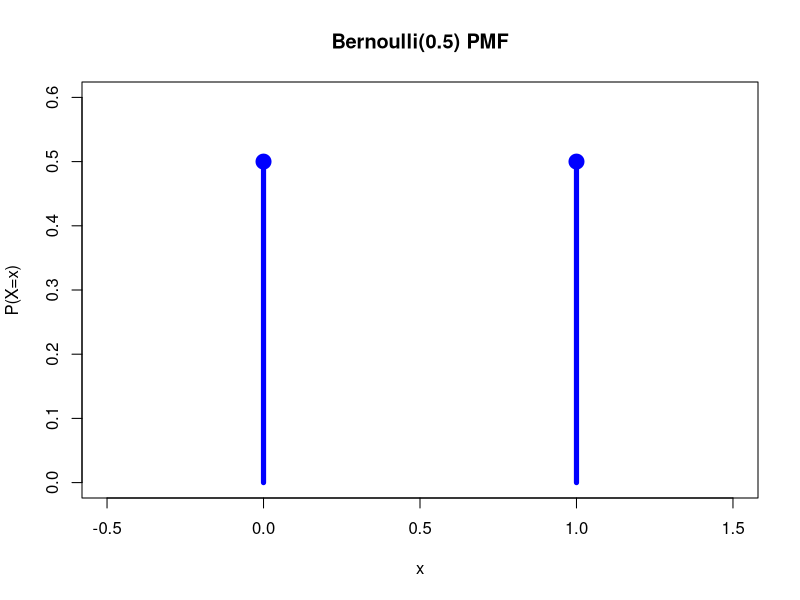
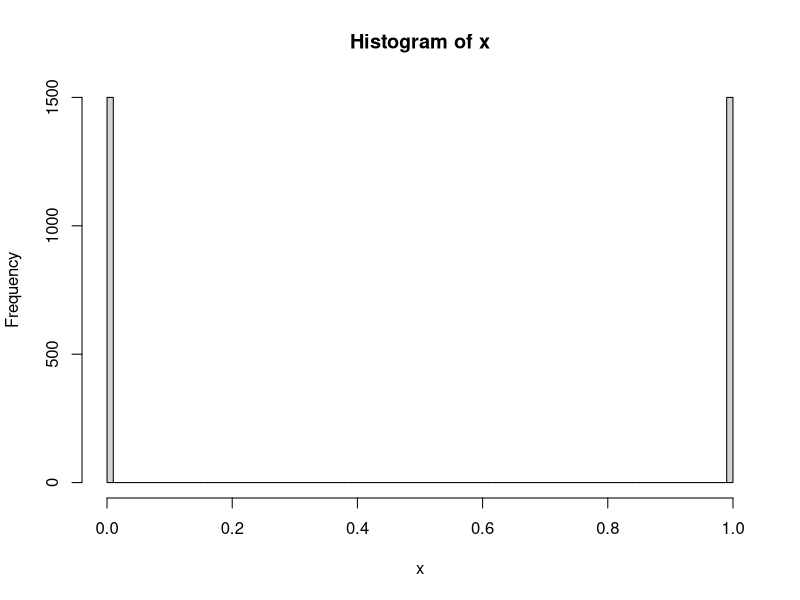
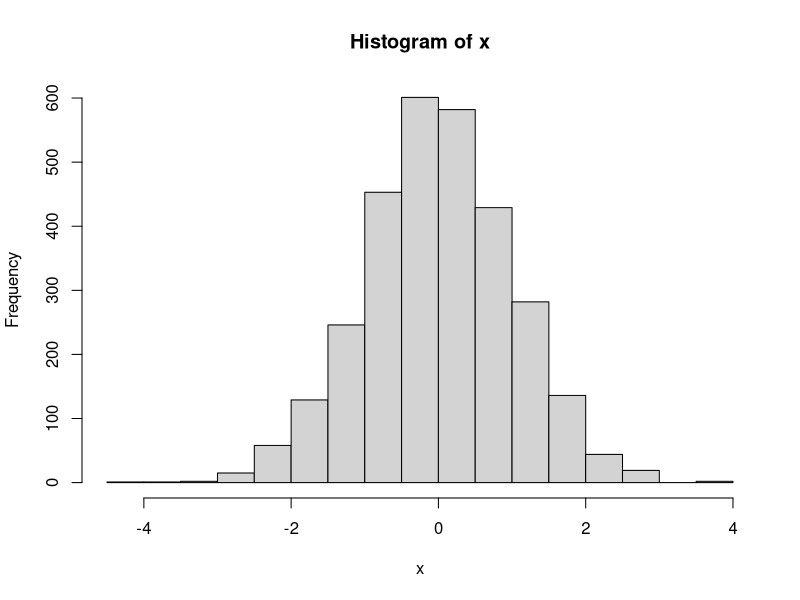
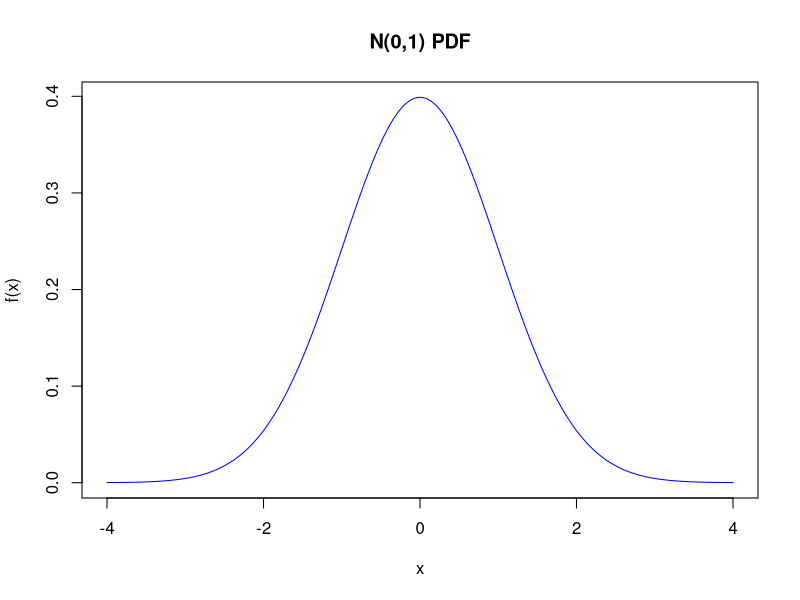
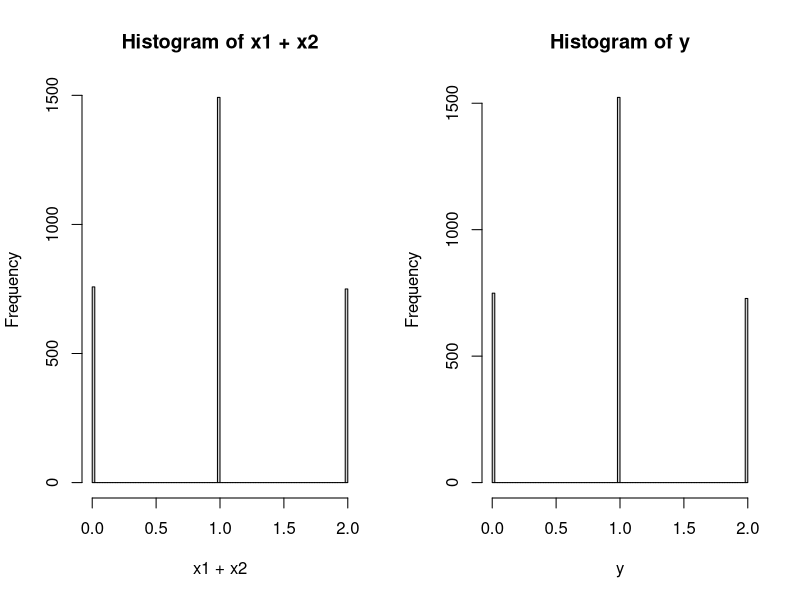

Reproduce these figures in R, in order.
## ---- chunk 1
#| echo: false
#| fig-cap: "Figure: 베르누이분포의 확률질량함수"
#| fig-width: 6
#| fig-height: 5
x <- c(0, 1)
prob <- c(0.5, 0.5)
plot(x, prob, type="h", lwd=5, col="blue",
     ylim=c(0, 0.6), xlim=c(-0.5, 1.5),
     xlab="x", ylab="P(X=x)",
     main="Bernoulli(0.5) PMF")
points(x, prob, pch=19, cex=2, col="blue")
## ---- chunk 2
#| echo: true
#| fig-cap: "Figure: 베르누이분포의 히스토그램"
#| fig-width: 6
#| fig-height: 5
x <- rbinom(3000,1,0.5)
hist(x,breaks=100)
## ---- chunk 3
#| echo: true
#| fig-cap: "Figure: 정규분포의 히스토그램"
#| fig-width: 6
#| fig-height: 5
x <- rnorm(3000,mean=0, sd=1)
hist(x)
## ---- chunk 4
#| echo: false
#| fig-cap: "Figure: 표준정규분포의 확률밀도함수"
#| fig-width: 6
#| fig-height: 5
x <- seq(-4, 4, length=200)
y <- dnorm(x, mean=0, sd=1)
plot(x, y, type="l", lwd=1, col="blue",
     xlab="x", ylab="f(x)",
     main="N(0,1) PDF")
## ---- chunk 5
#| echo: true
x <- rbinom(100,5,0.5)
x
## ---- chunk 6
#| echo: true
x <- rbinom(100,1,0.5)
x
## ---- chunk 7
#| echo: true
x1 <- rbinom(3000,1,0.5)
x2 <- rbinom(3000,1,0.5)
y <- rbinom(3000,2,0.5)
par(mfrow=c(1,2))
hist(x1+x2,breaks=100) 
hist(y,breaks=100)
